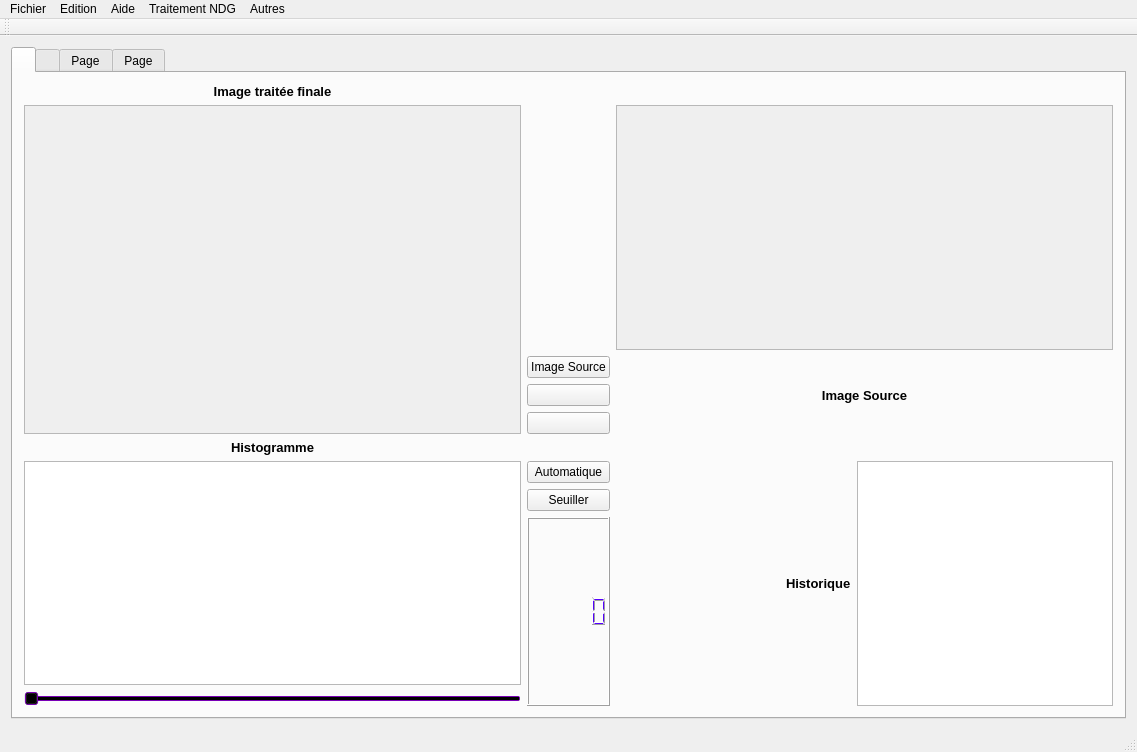
<?xml version="1.0" encoding="UTF-8"?>
<ui version="4.0">
 <class>MainWindow</class>
 <widget class="QMainWindow" name="MainWindow">
  <property name="enabled">
   <bool>true</bool>
  </property>
  <property name="geometry">
   <rect>
    <x>0</x>
    <y>0</y>
    <width>1137</width>
    <height>752</height>
   </rect>
  </property>
  <property name="palette">
   <palette>
    <active>
     <colorrole role="Text">
      <brush brushstyle="SolidPattern">
       <color alpha="255">
        <red>0</red>
        <green>0</green>
        <blue>0</blue>
       </color>
      </brush>
     </colorrole>
    </active>
    <inactive>
     <colorrole role="Text">
      <brush brushstyle="SolidPattern">
       <color alpha="255">
        <red>0</red>
        <green>0</green>
        <blue>0</blue>
       </color>
      </brush>
     </colorrole>
    </inactive>
    <disabled>
     <colorrole role="Text">
      <brush brushstyle="SolidPattern">
       <color alpha="255">
        <red>120</red>
        <green>120</green>
        <blue>120</blue>
       </color>
      </brush>
     </colorrole>
    </disabled>
   </palette>
  </property>
  <property name="windowTitle">
   <string>Projet C++</string>
  </property>
  <widget class="QWidget" name="centralWidget">
   <property name="enabled">
    <bool>true</bool>
   </property>
   <layout class="QGridLayout" name="gridLayout_3">
    <item row="0" column="1">
     <widget class="QTabWidget" name="tab_couleur">
      <property name="cursor">
       <cursorShape>OpenHandCursor</cursorShape>
      </property>
      <property name="currentIndex">
       <number>0</number>
      </property>
      <widget class="QWidget" name="tab_couleurPage1_2">
       <attribute name="title">
        <string/>
       </attribute>
       <layout class="QGridLayout" name="gridLayout">
        <item row="4" column="1">
         <layout class="QVBoxLayout" name="verticalLayout_5">
          <item>
           <widget class="QPushButton" name="boutonauto">
            <property name="cursor">
             <cursorShape>PointingHandCursor</cursorShape>
            </property>
            <property name="text">
             <string>Automatique</string>
            </property>
           </widget>
          </item>
          <item>
           <widget class="QPushButton" name="boutonseuil">
            <property name="cursor">
             <cursorShape>PointingHandCursor</cursorShape>
            </property>
            <property name="text">
             <string>Seuiller</string>
            </property>
           </widget>
          </item>
          <item>
           <widget class="QLCDNumber" name="lcd_seuil">
            <property name="palette">
             <palette>
              <active>
               <colorrole role="WindowText">
                <brush brushstyle="SolidPattern">
                 <color alpha="255">
                  <red>85</red>
                  <green>0</green>
                  <blue>255</blue>
                 </color>
                </brush>
               </colorrole>
               <colorrole role="Text">
                <brush brushstyle="SolidPattern">
                 <color alpha="255">
                  <red>85</red>
                  <green>0</green>
                  <blue>255</blue>
                 </color>
                </brush>
               </colorrole>
               <colorrole role="ButtonText">
                <brush brushstyle="SolidPattern">
                 <color alpha="255">
                  <red>85</red>
                  <green>0</green>
                  <blue>255</blue>
                 </color>
                </brush>
               </colorrole>
               <colorrole role="LinkVisited">
                <brush brushstyle="SolidPattern">
                 <color alpha="255">
                  <red>0</red>
                  <green>0</green>
                  <blue>255</blue>
                 </color>
                </brush>
               </colorrole>
              </active>
              <inactive>
               <colorrole role="WindowText">
                <brush brushstyle="SolidPattern">
                 <color alpha="255">
                  <red>85</red>
                  <green>0</green>
                  <blue>255</blue>
                 </color>
                </brush>
               </colorrole>
               <colorrole role="Text">
                <brush brushstyle="SolidPattern">
                 <color alpha="255">
                  <red>85</red>
                  <green>0</green>
                  <blue>255</blue>
                 </color>
                </brush>
               </colorrole>
               <colorrole role="ButtonText">
                <brush brushstyle="SolidPattern">
                 <color alpha="255">
                  <red>85</red>
                  <green>0</green>
                  <blue>255</blue>
                 </color>
                </brush>
               </colorrole>
               <colorrole role="LinkVisited">
                <brush brushstyle="SolidPattern">
                 <color alpha="255">
                  <red>0</red>
                  <green>0</green>
                  <blue>255</blue>
                 </color>
                </brush>
               </colorrole>
              </inactive>
              <disabled>
               <colorrole role="WindowText">
                <brush brushstyle="SolidPattern">
                 <color alpha="255">
                  <red>85</red>
                  <green>0</green>
                  <blue>255</blue>
                 </color>
                </brush>
               </colorrole>
               <colorrole role="Text">
                <brush brushstyle="SolidPattern">
                 <color alpha="255">
                  <red>85</red>
                  <green>0</green>
                  <blue>255</blue>
                 </color>
                </brush>
               </colorrole>
               <colorrole role="ButtonText">
                <brush brushstyle="SolidPattern">
                 <color alpha="255">
                  <red>85</red>
                  <green>0</green>
                  <blue>255</blue>
                 </color>
                </brush>
               </colorrole>
               <colorrole role="LinkVisited">
                <brush brushstyle="SolidPattern">
                 <color alpha="255">
                  <red>0</red>
                  <green>0</green>
                  <blue>255</blue>
                 </color>
                </brush>
               </colorrole>
              </disabled>
             </palette>
            </property>
            <property name="autoFillBackground">
             <bool>false</bool>
            </property>
            <property name="styleSheet">
             <string notr="true">QLCDNumber{
color: rgb(85, 0, 255);
font: 75 8pt &quot;MS Shell Dlg 2&quot;;
}</string>
            </property>
           </widget>
          </item>
         </layout>
        </item>
        <item row="4" column="2">
         <layout class="QHBoxLayout" name="horizontalLayout">
          <item>
           <spacer name="horizontalSpacer">
            <property name="orientation">
             <enum>Qt::Horizontal</enum>
            </property>
            <property name="sizeHint" stdset="0">
             <size>
              <width>40</width>
              <height>20</height>
             </size>
            </property>
           </spacer>
          </item>
          <item>
           <widget class="QLabel" name="lblhistorimage">
            <property name="font">
             <font>
              <pointsize>10</pointsize>
              <weight>75</weight>
              <bold>true</bold>
             </font>
            </property>
            <property name="text">
             <string>Historique</string>
            </property>
           </widget>
          </item>
          <item>
           <widget class="QTextEdit" name="txthistori"/>
          </item>
         </layout>
        </item>
        <item row="2" column="1">
         <layout class="QVBoxLayout" name="verticalLayout_2">
          <item>
           <widget class="QPushButton" name="bouton_source">
            <property name="cursor">
             <cursorShape>PointingHandCursor</cursorShape>
            </property>
            <property name="text">
             <string>Image Source</string>
            </property>
           </widget>
          </item>
          <item>
           <widget class="QPushButton" name="boutonplus">
            <property name="cursor">
             <cursorShape>PointingHandCursor</cursorShape>
            </property>
            <property name="text">
             <string/>
            </property>
           </widget>
          </item>
          <item>
           <widget class="QPushButton" name="boutonmoins">
            <property name="cursor">
             <cursorShape>PointingHandCursor</cursorShape>
            </property>
            <property name="text">
             <string/>
            </property>
           </widget>
          </item>
         </layout>
        </item>
        <item row="4" column="0">
         <layout class="QVBoxLayout" name="verticalLayout_4">
          <item>
           <widget class="QGraphicsView" name="grapHisto"/>
          </item>
          <item>
           <widget class="QSlider" name="hslider">
            <property name="palette">
             <palette>
              <active>
               <colorrole role="WindowText">
                <brush brushstyle="SolidPattern">
                 <color alpha="255">
                  <red>0</red>
                  <green>0</green>
                  <blue>0</blue>
                 </color>
                </brush>
               </colorrole>
               <colorrole role="Button">
                <brush brushstyle="SolidPattern">
                 <color alpha="255">
                  <red>0</red>
                  <green>0</green>
                  <blue>0</blue>
                 </color>
                </brush>
               </colorrole>
               <colorrole role="Light">
                <brush brushstyle="SolidPattern">
                 <color alpha="255">
                  <red>213</red>
                  <green>127</green>
                  <blue>255</blue>
                 </color>
                </brush>
               </colorrole>
               <colorrole role="Midlight">
                <brush brushstyle="SolidPattern">
                 <color alpha="255">
                  <red>191</red>
                  <green>63</green>
                  <blue>255</blue>
                 </color>
                </brush>
               </colorrole>
               <colorrole role="Dark">
                <brush brushstyle="SolidPattern">
                 <color alpha="255">
                  <red>85</red>
                  <green>0</green>
                  <blue>127</blue>
                 </color>
                </brush>
               </colorrole>
               <colorrole role="Mid">
                <brush brushstyle="SolidPattern">
                 <color alpha="255">
                  <red>113</red>
                  <green>0</green>
                  <blue>170</blue>
                 </color>
                </brush>
               </colorrole>
               <colorrole role="Text">
                <brush brushstyle="SolidPattern">
                 <color alpha="255">
                  <red>0</red>
                  <green>0</green>
                  <blue>0</blue>
                 </color>
                </brush>
               </colorrole>
               <colorrole role="BrightText">
                <brush brushstyle="SolidPattern">
                 <color alpha="255">
                  <red>255</red>
                  <green>255</green>
                  <blue>255</blue>
                 </color>
                </brush>
               </colorrole>
               <colorrole role="ButtonText">
                <brush brushstyle="SolidPattern">
                 <color alpha="255">
                  <red>0</red>
                  <green>0</green>
                  <blue>0</blue>
                 </color>
                </brush>
               </colorrole>
               <colorrole role="Base">
                <brush brushstyle="SolidPattern">
                 <color alpha="255">
                  <red>255</red>
                  <green>255</green>
                  <blue>255</blue>
                 </color>
                </brush>
               </colorrole>
               <colorrole role="Window">
                <brush brushstyle="SolidPattern">
                 <color alpha="255">
                  <red>170</red>
                  <green>0</green>
                  <blue>255</blue>
                 </color>
                </brush>
               </colorrole>
               <colorrole role="Shadow">
                <brush brushstyle="SolidPattern">
                 <color alpha="255">
                  <red>0</red>
                  <green>0</green>
                  <blue>0</blue>
                 </color>
                </brush>
               </colorrole>
               <colorrole role="AlternateBase">
                <brush brushstyle="SolidPattern">
                 <color alpha="255">
                  <red>212</red>
                  <green>127</green>
                  <blue>255</blue>
                 </color>
                </brush>
               </colorrole>
               <colorrole role="ToolTipBase">
                <brush brushstyle="SolidPattern">
                 <color alpha="255">
                  <red>255</red>
                  <green>255</green>
                  <blue>220</blue>
                 </color>
                </brush>
               </colorrole>
               <colorrole role="ToolTipText">
                <brush brushstyle="SolidPattern">
                 <color alpha="255">
                  <red>0</red>
                  <green>0</green>
                  <blue>0</blue>
                 </color>
                </brush>
               </colorrole>
              </active>
              <inactive>
               <colorrole role="WindowText">
                <brush brushstyle="SolidPattern">
                 <color alpha="255">
                  <red>0</red>
                  <green>0</green>
                  <blue>0</blue>
                 </color>
                </brush>
               </colorrole>
               <colorrole role="Button">
                <brush brushstyle="SolidPattern">
                 <color alpha="255">
                  <red>0</red>
                  <green>0</green>
                  <blue>0</blue>
                 </color>
                </brush>
               </colorrole>
               <colorrole role="Light">
                <brush brushstyle="SolidPattern">
                 <color alpha="255">
                  <red>213</red>
                  <green>127</green>
                  <blue>255</blue>
                 </color>
                </brush>
               </colorrole>
               <colorrole role="Midlight">
                <brush brushstyle="SolidPattern">
                 <color alpha="255">
                  <red>191</red>
                  <green>63</green>
                  <blue>255</blue>
                 </color>
                </brush>
               </colorrole>
               <colorrole role="Dark">
                <brush brushstyle="SolidPattern">
                 <color alpha="255">
                  <red>85</red>
                  <green>0</green>
                  <blue>127</blue>
                 </color>
                </brush>
               </colorrole>
               <colorrole role="Mid">
                <brush brushstyle="SolidPattern">
                 <color alpha="255">
                  <red>113</red>
                  <green>0</green>
                  <blue>170</blue>
                 </color>
                </brush>
               </colorrole>
               <colorrole role="Text">
                <brush brushstyle="SolidPattern">
                 <color alpha="255">
                  <red>0</red>
                  <green>0</green>
                  <blue>0</blue>
                 </color>
                </brush>
               </colorrole>
               <colorrole role="BrightText">
                <brush brushstyle="SolidPattern">
                 <color alpha="255">
                  <red>255</red>
                  <green>255</green>
                  <blue>255</blue>
                 </color>
                </brush>
               </colorrole>
               <colorrole role="ButtonText">
                <brush brushstyle="SolidPattern">
                 <color alpha="255">
                  <red>0</red>
                  <green>0</green>
                  <blue>0</blue>
                 </color>
                </brush>
               </colorrole>
               <colorrole role="Base">
                <brush brushstyle="SolidPattern">
                 <color alpha="255">
                  <red>255</red>
                  <green>255</green>
                  <blue>255</blue>
                 </color>
                </brush>
               </colorrole>
               <colorrole role="Window">
                <brush brushstyle="SolidPattern">
                 <color alpha="255">
                  <red>170</red>
                  <green>0</green>
                  <blue>255</blue>
                 </color>
                </brush>
               </colorrole>
               <colorrole role="Shadow">
                <brush brushstyle="SolidPattern">
                 <color alpha="255">
                  <red>0</red>
                  <green>0</green>
                  <blue>0</blue>
                 </color>
                </brush>
               </colorrole>
               <colorrole role="AlternateBase">
                <brush brushstyle="SolidPattern">
                 <color alpha="255">
                  <red>212</red>
                  <green>127</green>
                  <blue>255</blue>
                 </color>
                </brush>
               </colorrole>
               <colorrole role="ToolTipBase">
                <brush brushstyle="SolidPattern">
                 <color alpha="255">
                  <red>255</red>
                  <green>255</green>
                  <blue>220</blue>
                 </color>
                </brush>
               </colorrole>
               <colorrole role="ToolTipText">
                <brush brushstyle="SolidPattern">
                 <color alpha="255">
                  <red>0</red>
                  <green>0</green>
                  <blue>0</blue>
                 </color>
                </brush>
               </colorrole>
              </inactive>
              <disabled>
               <colorrole role="WindowText">
                <brush brushstyle="SolidPattern">
                 <color alpha="255">
                  <red>85</red>
                  <green>0</green>
                  <blue>127</blue>
                 </color>
                </brush>
               </colorrole>
               <colorrole role="Button">
                <brush brushstyle="SolidPattern">
                 <color alpha="255">
                  <red>0</red>
                  <green>0</green>
                  <blue>0</blue>
                 </color>
                </brush>
               </colorrole>
               <colorrole role="Light">
                <brush brushstyle="SolidPattern">
                 <color alpha="255">
                  <red>213</red>
                  <green>127</green>
                  <blue>255</blue>
                 </color>
                </brush>
               </colorrole>
               <colorrole role="Midlight">
                <brush brushstyle="SolidPattern">
                 <color alpha="255">
                  <red>191</red>
                  <green>63</green>
                  <blue>255</blue>
                 </color>
                </brush>
               </colorrole>
               <colorrole role="Dark">
                <brush brushstyle="SolidPattern">
                 <color alpha="255">
                  <red>85</red>
                  <green>0</green>
                  <blue>127</blue>
                 </color>
                </brush>
               </colorrole>
               <colorrole role="Mid">
                <brush brushstyle="SolidPattern">
                 <color alpha="255">
                  <red>113</red>
                  <green>0</green>
                  <blue>170</blue>
                 </color>
                </brush>
               </colorrole>
               <colorrole role="Text">
                <brush brushstyle="SolidPattern">
                 <color alpha="255">
                  <red>85</red>
                  <green>0</green>
                  <blue>127</blue>
                 </color>
                </brush>
               </colorrole>
               <colorrole role="BrightText">
                <brush brushstyle="SolidPattern">
                 <color alpha="255">
                  <red>255</red>
                  <green>255</green>
                  <blue>255</blue>
                 </color>
                </brush>
               </colorrole>
               <colorrole role="ButtonText">
                <brush brushstyle="SolidPattern">
                 <color alpha="255">
                  <red>85</red>
                  <green>0</green>
                  <blue>127</blue>
                 </color>
                </brush>
               </colorrole>
               <colorrole role="Base">
                <brush brushstyle="SolidPattern">
                 <color alpha="255">
                  <red>170</red>
                  <green>0</green>
                  <blue>255</blue>
                 </color>
                </brush>
               </colorrole>
               <colorrole role="Window">
                <brush brushstyle="SolidPattern">
                 <color alpha="255">
                  <red>170</red>
                  <green>0</green>
                  <blue>255</blue>
                 </color>
                </brush>
               </colorrole>
               <colorrole role="Shadow">
                <brush brushstyle="SolidPattern">
                 <color alpha="255">
                  <red>0</red>
                  <green>0</green>
                  <blue>0</blue>
                 </color>
                </brush>
               </colorrole>
               <colorrole role="AlternateBase">
                <brush brushstyle="SolidPattern">
                 <color alpha="255">
                  <red>170</red>
                  <green>0</green>
                  <blue>255</blue>
                 </color>
                </brush>
               </colorrole>
               <colorrole role="ToolTipBase">
                <brush brushstyle="SolidPattern">
                 <color alpha="255">
                  <red>255</red>
                  <green>255</green>
                  <blue>220</blue>
                 </color>
                </brush>
               </colorrole>
               <colorrole role="ToolTipText">
                <brush brushstyle="SolidPattern">
                 <color alpha="255">
                  <red>0</red>
                  <green>0</green>
                  <blue>0</blue>
                 </color>
                </brush>
               </colorrole>
              </disabled>
             </palette>
            </property>
            <property name="cursor">
             <cursorShape>PointingHandCursor</cursorShape>
            </property>
            <property name="maximum">
             <number>255</number>
            </property>
            <property name="orientation">
             <enum>Qt::Horizontal</enum>
            </property>
           </widget>
          </item>
         </layout>
        </item>
        <item row="1" column="2">
         <layout class="QVBoxLayout" name="verticalLayout_3">
          <item>
           <widget class="QScrollArea" name="scroll">
            <property name="cursor" stdset="0">
             <cursorShape>ForbiddenCursor</cursorShape>
            </property>
            <property name="widgetResizable">
             <bool>true</bool>
            </property>
            <widget class="QWidget" name="scrollAreaWidgetContents_2">
             <property name="geometry">
              <rect>
               <x>0</x>
               <y>0</y>
               <width>499</width>
               <height>245</height>
              </rect>
             </property>
            </widget>
           </widget>
          </item>
         </layout>
        </item>
        <item row="1" column="0" rowspan="2">
         <layout class="QVBoxLayout" name="verticalLayout">
          <item>
           <widget class="QScrollArea" name="scrolldest">
            <property name="cursor" stdset="0">
             <cursorShape>ForbiddenCursor</cursorShape>
            </property>
            <property name="widgetResizable">
             <bool>true</bool>
            </property>
            <widget class="QWidget" name="scrollAreaWidgetContents">
             <property name="geometry">
              <rect>
               <x>0</x>
               <y>0</y>
               <width>499</width>
               <height>334</height>
              </rect>
             </property>
            </widget>
           </widget>
          </item>
         </layout>
        </item>
        <item row="3" column="0">
         <widget class="QLabel" name="lbl_histo">
          <property name="font">
           <font>
            <pointsize>10</pointsize>
            <weight>75</weight>
            <bold>true</bold>
           </font>
          </property>
          <property name="text">
           <string>Histogramme</string>
          </property>
          <property name="alignment">
           <set>Qt::AlignCenter</set>
          </property>
         </widget>
        </item>
        <item row="2" column="2">
         <widget class="QLabel" name="lbl_texte_source">
          <property name="font">
           <font>
            <pointsize>10</pointsize>
            <weight>75</weight>
            <bold>true</bold>
           </font>
          </property>
          <property name="text">
           <string>Image Source</string>
          </property>
          <property name="alignment">
           <set>Qt::AlignCenter</set>
          </property>
         </widget>
        </item>
        <item row="0" column="0">
         <widget class="QLabel" name="label">
          <property name="font">
           <font>
            <pointsize>10</pointsize>
            <weight>75</weight>
            <bold>true</bold>
           </font>
          </property>
          <property name="text">
           <string>Image traitée finale</string>
          </property>
          <property name="alignment">
           <set>Qt::AlignCenter</set>
          </property>
         </widget>
        </item>
       </layout>
       <zorder></zorder>
       <zorder></zorder>
       <zorder></zorder>
       <zorder></zorder>
       <zorder></zorder>
       <zorder></zorder>
       <zorder>lbl_histo</zorder>
       <zorder>lbl_texte_source</zorder>
       <zorder>label</zorder>
      </widget>
      <widget class="QWidget" name="tab_couleurPage2_2">
       <attribute name="title">
        <string/>
       </attribute>
       <layout class="QGridLayout" name="gridLayout_2">
        <item row="15" column="1">
         <widget class="QPushButton" name="moins2">
          <property name="cursor">
           <cursorShape>PointingHandCursor</cursorShape>
          </property>
          <property name="text">
           <string/>
          </property>
         </widget>
        </item>
        <item row="5" column="0">
         <widget class="QScrollArea" name="scroll_couleur">
          <property name="cursor" stdset="0">
           <cursorShape>ForbiddenCursor</cursorShape>
          </property>
          <property name="widgetResizable">
           <bool>true</bool>
          </property>
          <widget class="QWidget" name="scrollAreaWidgetContents_3">
           <property name="geometry">
            <rect>
             <x>0</x>
             <y>0</y>
             <width>971</width>
             <height>551</height>
            </rect>
           </property>
          </widget>
         </widget>
        </item>
        <item row="14" column="0">
         <widget class="QLabel" name="Imagetraite">
          <property name="font">
           <font>
            <pointsize>10</pointsize>
            <weight>75</weight>
            <bold>true</bold>
           </font>
          </property>
          <property name="text">
           <string>Image traitée</string>
          </property>
          <property name="alignment">
           <set>Qt::AlignCenter</set>
          </property>
         </widget>
        </item>
        <item row="14" column="1">
         <widget class="QPushButton" name="plus2">
          <property name="cursor">
           <cursorShape>PointingHandCursor</cursorShape>
          </property>
          <property name="text">
           <string/>
          </property>
         </widget>
        </item>
        <item row="0" column="1">
         <widget class="QComboBox" name="combo_couleur">
          <property name="font">
           <font>
            <weight>75</weight>
            <bold>true</bold>
           </font>
          </property>
          <property name="cursor">
           <cursorShape>PointingHandCursor</cursorShape>
          </property>
          <item>
           <property name="text">
            <string>Image Originale</string>
           </property>
          </item>
          <item>
           <property name="text">
            <string>Plan Rouge</string>
           </property>
          </item>
          <item>
           <property name="text">
            <string>Plan Vert</string>
           </property>
          </item>
          <item>
           <property name="text">
            <string>Plan Bleu</string>
           </property>
          </item>
         </widget>
        </item>
        <item row="5" column="1">
         <widget class="QPushButton" name="bouton_valide">
          <property name="cursor">
           <cursorShape>PointingHandCursor</cursorShape>
          </property>
          <property name="text">
           <string/>
          </property>
         </widget>
        </item>
       </layout>
      </widget>
      <widget class="QWidget" name="tab">
       <attribute name="title">
        <string>Page</string>
       </attribute>
       <layout class="QGridLayout" name="gridLayout_4">
        <item row="3" column="1">
         <widget class="QPushButton" name="plus3">
          <property name="text">
           <string/>
          </property>
         </widget>
        </item>
        <item row="1" column="0">
         <widget class="QScrollArea" name="scroll_forme">
          <property name="cursor" stdset="0">
           <cursorShape>ForbiddenCursor</cursorShape>
          </property>
          <property name="widgetResizable">
           <bool>true</bool>
          </property>
          <widget class="QWidget" name="scrollAreaWidgetContents_4">
           <property name="geometry">
            <rect>
             <x>0</x>
             <y>0</y>
             <width>936</width>
             <height>551</height>
            </rect>
           </property>
          </widget>
         </widget>
        </item>
        <item row="3" column="0">
         <widget class="QLabel" name="labelforme">
          <property name="font">
           <font>
            <pointsize>10</pointsize>
            <weight>75</weight>
            <bold>true</bold>
           </font>
          </property>
          <property name="text">
           <string>Image traitée</string>
          </property>
          <property name="alignment">
           <set>Qt::AlignCenter</set>
          </property>
         </widget>
        </item>
        <item row="4" column="1">
         <widget class="QPushButton" name="moins3">
          <property name="text">
           <string/>
          </property>
         </widget>
        </item>
        <item row="0" column="1">
         <widget class="QComboBox" name="comboBox">
          <property name="font">
           <font>
            <weight>75</weight>
            <bold>true</bold>
           </font>
          </property>
          <property name="cursor">
           <cursorShape>PointingHandCursor</cursorShape>
          </property>
          <item>
           <property name="text">
            <string>Image Originale</string>
           </property>
          </item>
          <item>
           <property name="text">
            <string>Supprimer le fond</string>
           </property>
          </item>
          <item>
           <property name="text">
            <string>Détection de contours</string>
           </property>
          </item>
          <item>
           <property name="text">
            <string>Egalisation</string>
           </property>
          </item>
         </widget>
        </item>
        <item row="1" column="1">
         <widget class="QPushButton" name="bouton_valide2">
          <property name="cursor">
           <cursorShape>PointingHandCursor</cursorShape>
          </property>
          <property name="text">
           <string/>
          </property>
         </widget>
        </item>
        <item row="4" column="0">
         <widget class="QSlider" name="slider_egalisation">
          <property name="orientation">
           <enum>Qt::Horizontal</enum>
          </property>
         </widget>
        </item>
       </layout>
      </widget>
      <widget class="QWidget" name="tab_2">
       <attribute name="title">
        <string>Page</string>
       </attribute>
       <widget class="QPushButton" name="Button_histo">
        <property name="geometry">
         <rect>
          <x>330</x>
          <y>490</y>
          <width>451</width>
          <height>151</height>
         </rect>
        </property>
        <property name="text">
         <string>Histogramme</string>
        </property>
       </widget>
       <widget class="QLabel" name="label_histo">
        <property name="geometry">
         <rect>
          <x>200</x>
          <y>90</y>
          <width>711</width>
          <height>271</height>
         </rect>
        </property>
        <property name="text">
         <string>TextLabel</string>
        </property>
       </widget>
      </widget>
     </widget>
    </item>
   </layout>
  </widget>
  <widget class="QMenuBar" name="menuBar">
   <property name="geometry">
    <rect>
     <x>0</x>
     <y>0</y>
     <width>1137</width>
     <height>21</height>
    </rect>
   </property>
   <widget class="QMenu" name="menuFichier">
    <property name="title">
     <string>Fichier</string>
    </property>
    <addaction name="actionOurvir"/>
    <addaction name="actionEnregsitrer"/>
    <addaction name="actionEnregistrer_sous"/>
    <addaction name="actionQuitter"/>
   </widget>
   <widget class="QMenu" name="menuEdition">
    <property name="title">
     <string>Edition</string>
    </property>
    <addaction name="actionAnnuler"/>
    <addaction name="actionR_tablir"/>
   </widget>
   <widget class="QMenu" name="menuAide">
    <property name="title">
     <string>Aide</string>
    </property>
    <addaction name="actionA_propos_de_Qt"/>
   </widget>
   <widget class="QMenu" name="menuTraitement_NDG">
    <property name="title">
     <string>Traitement NDG</string>
    </property>
    <widget class="QMenu" name="menuOuverture">
     <property name="title">
      <string>Ouverture</string>
     </property>
     <addaction name="actionCercle"/>
     <addaction name="actionCarr"/>
    </widget>
    <widget class="QMenu" name="menuFermeture">
     <property name="title">
      <string>Fermeture</string>
     </property>
     <addaction name="actionCercle_2"/>
     <addaction name="actionCarr_2"/>
    </widget>
    <addaction name="actionCompl_ment"/>
    <addaction name="menuOuverture"/>
    <addaction name="menuFermeture"/>
   </widget>
   <widget class="QMenu" name="menuAutres">
    <property name="title">
     <string>Autres</string>
    </property>
    <addaction name="actionInversion"/>
    <addaction name="actionAnnuler_zoom"/>
    <addaction name="actionAnnuler_Inversion"/>
   </widget>
   <addaction name="menuFichier"/>
   <addaction name="menuEdition"/>
   <addaction name="menuAide"/>
   <addaction name="menuTraitement_NDG"/>
   <addaction name="menuAutres"/>
  </widget>
  <widget class="QToolBar" name="mainToolBar">
   <attribute name="toolBarArea">
    <enum>TopToolBarArea</enum>
   </attribute>
   <attribute name="toolBarBreak">
    <bool>false</bool>
   </attribute>
  </widget>
  <widget class="QStatusBar" name="statusBar"/>
  <action name="actionOurvir">
   <property name="text">
    <string>Ouvir...</string>
   </property>
   <property name="shortcut">
    <string>Ctrl+O</string>
   </property>
  </action>
  <action name="actionEnregsitrer">
   <property name="text">
    <string>Enregistrer</string>
   </property>
   <property name="shortcut">
    <string>Ctrl+S</string>
   </property>
  </action>
  <action name="actionEnregistrer_sous">
   <property name="text">
    <string>Enregistrer sous...</string>
   </property>
  </action>
  <action name="actionQuitter">
   <property name="text">
    <string>Quitter</string>
   </property>
   <property name="shortcut">
    <string>Ctrl+Q</string>
   </property>
  </action>
  <action name="actionAnnuler">
   <property name="text">
    <string>Annuler</string>
   </property>
   <property name="shortcut">
    <string>Ctrl+Z</string>
   </property>
  </action>
  <action name="actionR_tablir">
   <property name="text">
    <string>Rétablir</string>
   </property>
   <property name="shortcut">
    <string>Ctrl+T</string>
   </property>
  </action>
  <action name="actionA_propos_de_Qt">
   <property name="text">
    <string>A propos de Qt...</string>
   </property>
  </action>
  <action name="actionCompl_ment">
   <property name="text">
    <string>Complément</string>
   </property>
  </action>
  <action name="actionRouge">
   <property name="text">
    <string>Rouge</string>
   </property>
  </action>
  <action name="actionBleu">
   <property name="text">
    <string>Bleu</string>
   </property>
  </action>
  <action name="actionVert">
   <property name="text">
    <string>Vert</string>
   </property>
  </action>
  <action name="actionCercle">
   <property name="text">
    <string>Cercle</string>
   </property>
  </action>
  <action name="actionCarr">
   <property name="text">
    <string>Carré</string>
   </property>
  </action>
  <action name="actionCercle_2">
   <property name="text">
    <string>Cercle</string>
   </property>
  </action>
  <action name="actionCarr_2">
   <property name="text">
    <string>Carré</string>
   </property>
  </action>
  <action name="actionRouge_2">
   <property name="text">
    <string>Rouge</string>
   </property>
  </action>
  <action name="actionVert_2">
   <property name="text">
    <string>Vert</string>
   </property>
  </action>
  <action name="actionBleu_2">
   <property name="text">
    <string>Bleu</string>
   </property>
  </action>
  <action name="actionInversion">
   <property name="text">
    <string>Inversion</string>
   </property>
  </action>
  <action name="actionAnnuler_zoom">
   <property name="text">
    <string>Annuler zoom</string>
   </property>
  </action>
  <action name="actionAnnuler_Inversion">
   <property name="text">
    <string>Annuler Inversion</string>
   </property>
  </action>
 </widget>
 <layoutdefault spacing="6" margin="11"/>
 <resources/>
 <connections>
  <connection>
   <sender>hslider</sender>
   <signal>sliderMoved(int)</signal>
   <receiver>lcd_seuil</receiver>
   <slot>display(int)</slot>
   <hints>
    <hint type="sourcelabel">
     <x>242</x>
     <y>572</y>
    </hint>
    <hint type="destinationlabel">
     <x>509</x>
     <y>500</y>
    </hint>
   </hints>
  </connection>
 </connections>
</ui>
